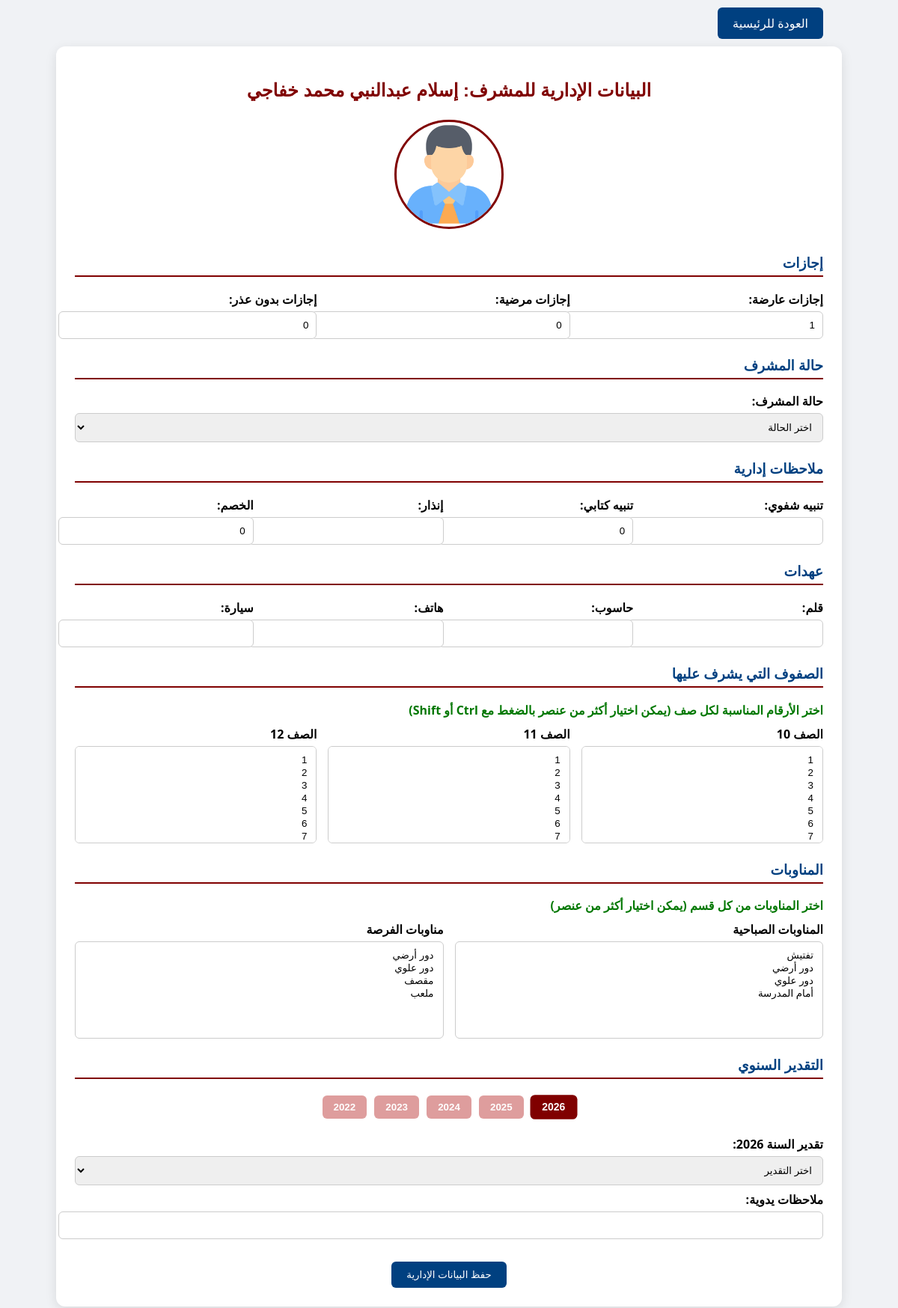
Page /supervisor_admin.php?id=29078802740 (signed in) on the committed database.
### tables this page shows
CREATE TABLE `supervisors_data` (
  `employee_id` varchar(50) NOT NULL,
  `full_name` varchar(255) DEFAULT NULL,
  `personal_id` varchar(50) DEFAULT NULL,
  `birth_date` date DEFAULT NULL,
  `nationality` varchar(50) DEFAULT NULL,
  `gender` varchar(50) DEFAULT NULL,
  `marital_status` varchar(50) DEFAULT NULL,
  `num_children` int(11) DEFAULT NULL,
  `driving_license` varchar(20) DEFAULT NULL,
  `job_title` varchar(100) DEFAULT NULL,
  `experience` int(11) DEFAULT NULL,
  `degree` varchar(100) DEFAULT NULL,
  `major` varchar(100) DEFAULT NULL,
  `university` varchar(100) DEFAULT NULL,
  `graduation_year` int(11) DEFAULT NULL,
  `courses` text DEFAULT NULL,
  `skills` text DEFAULT NULL,
  `year_of_assignment` int(11) DEFAULT NULL,
  `phone_mobile` varchar(20) DEFAULT NULL,
  `phone_home` varchar(20) DEFAULT NULL,
  `emergency_phone` varchar(20) DEFAULT NULL,
  `address_qatar` varchar(255) DEFAULT NULL,
  `address_home` varchar(255) DEFAULT NULL,
  `employee_number` varchar(50) DEFAULT NULL,
  `sponsorship` varchar(50) DEFAULT NULL,
  `teams_account` varchar(100) DEFAULT NULL,
  `attendance_platform` varchar(100) DEFAULT NULL,
  `photo` varchar(255) DEFAULT 'avatar.png',
  `stage` enum('ابتدائي','اعدادي','ثانوي') NOT NULL DEFAULT 'ابتدائي'
);

CREATE TABLE `supervisor_admin` (
  `id` int(11) NOT NULL,
  `employee_id` varchar(50) DEFAULT NULL,
  `leave_casual` int(11) DEFAULT 0,
  `leave_sick` int(11) DEFAULT 0,
  `leave_unexcused` int(11) DEFAULT 0,
  `supervisor_status` varchar(100) DEFAULT '',
  `note_verbal` text DEFAULT NULL,
  `note_written` text DEFAULT NULL,
  `note_warning` text DEFAULT NULL,
  `note_discount` int(11) NOT NULL DEFAULT 0,
  `assets_pen` varchar(255) DEFAULT '',
  `assets_pc` varchar(255) DEFAULT '',
  `assets_phone` varchar(255) DEFAULT '',
  `assets_car` varchar(255) DEFAULT '',
  `image` varchar(255) DEFAULT 'avatar.png'
);

### supervisor_admin.php (the view, shortened to what this page needs)
<?php
include("db.php");
$current_stage = $_SESSION['stage'] ?? '';
$employee_id = $_GET['id'] ?? '';
$stmt_sd = $conn->prepare("
    SELECT * FROM supervisors_data
    WHERE employee_id = ? AND stage = ?
");
$stmt_sd->bind_param("ss", $employee_id, $current_stage);
$stmt_sd->execute();
$res_sd = $stmt_sd->get_result();
$supervisor = $res_sd->fetch_assoc();
$employee_name = $supervisor['full_name'] ?? $employee_id;
$stmt = $conn->prepare("SELECT * FROM supervisor_admin WHERE employee_id = ?");
$stmt->bind_param("s", $employee_id);
$stmt->execute();
$res = $stmt->get_result();
$admin = $res->fetch_assoc();
$current_classes = [];
$morning_shifts = [];
$break_shifts = [];
$current_year = date("Y");
$years = [];
for($i=0;$i<5;$i++) $years[] = $current_year-$i;
$annual_notes = [];
?>
<!DOCTYPE html>
<html lang="ar" dir="rtl">
<head>
</head>
<body>
</body>
</html>
<!DOCTYPE html>
<html lang="ar" dir="rtl">
<head>
</head>
<body>
<div style="text-align:right; max-width:1000px; margin:20px auto;">
    <a href="index_supervisors.php" style="text-decoration:none; background:#004080; color:#fff; padding:10px 20px; border-radius:6px;">العودة للرئيسية</a>
</div>
<form method="POST" enctype="multipart/form-data">
    <h2>البيانات الإدارية للمشرف: <?php echo htmlspecialchars($employee_name); ?></h2>
    <div style="margin-bottom:30px; text-align:center;">
        <?php
           $displayImage = !empty($supervisor['photo']) ? $supervisor['photo'] : 'avatar.png';
        ?>
        <img src="uploads/supervisors/<?php echo htmlspecialchars($displayImage); ?>"
             style="width:140px; height:140px; border-radius:50%; object-fit:cover; border:3px solid #800000;"><br>
    </div>
    <h3>إجازات</h3>
    <section class="grid">
        <div><label>إجازات عارضة:</label><input type="number" name="leave_casual" value="<?php echo htmlspecialchars($admin['leave_casual'] ?? 0); ?>"></div>
        <div><label>إجازات مرضية:</label><input type="number" name="leave_sick" value="<?php echo htmlspecialchars($admin['leave_sick'] ?? 0); ?>"></div>
        <div><label>إجازات بدون عذر:</label><input type="number" name="leave_unexcused" value="<?php echo htmlspecialchars($admin['leave_unexcused'] ?? 0); ?>"></div>
    </section>
    <h3>حالة المشرف</h3>
    <div style="margin-bottom:20px;">
        <label>حالة المشرف:</label>
        <select name="teacher_status">
            <option value="">اختر الحالة</option>
        </select>
    </div>
    <h3>ملاحظات إدارية</h3>
    <section class="grid">
        <div><label>تنبيه شفوي:</label><input type="text" name="note_verbal" value="<?php echo htmlspecialchars($admin['note_verbal'] ?? ''); ?>"></div>
        <div><label>تنبيه كتابي:</label><input type="text" name="note_written" value="<?php echo htmlspecialchars($admin['note_written'] ?? ''); ?>"></div>
        <div><label>إنذار:</label><input type="text" name="note_warning" value="<?php echo htmlspecialchars($admin['note_warning'] ?? ''); ?>"></div>
        <div><label>الخصم:</label><input type="number" name="note_discount" value="<?php echo htmlspecialchars($admin['note_discount'] ?? 0); ?>"></div>
    </section>
    <h3>عهدات</h3>
    <section class="grid">
        <div><label>قلم:</label><input type="text" name="assets_pen" value="<?php echo htmlspecialchars($admin['assets_pen'] ?? ''); ?>"></div>
        <div><label>حاسوب:</label><input type="text" name="assets_pc" value="<?php echo htmlspecialchars($admin['assets_pc'] ?? ''); ?>"></div>
        <div><label>هاتف:</label><input type="text" name="assets_phone" value="<?php echo htmlspecialchars($admin['assets_phone'] ?? ''); ?>"></div>
        <div><label>سيارة:</label><input type="text" name="assets_car" value="<?php echo htmlspecialchars($admin['assets_car'] ?? ''); ?>"></div>
    </section>
    <h3>الصفوف التي يشرف عليها</h3>
    <p class="note">اختر الأرقام المناسبة لكل صف (يمكن اختيار أكثر من عنصر بالضغط مع Ctrl أو Shift)</p>
    <section class="grid">
        <div>
            <label>الصف 10</label>
            <select name="classes_10[]" multiple class="multiselect">
                <?php for($i=1;$i<=7;$i++): $sel = in_array($i, $current_classes[10] ?? []) ? 'selected' : ''; ?>
                    <option value="<?php echo $i; ?>" <?php echo $sel; ?>><?php echo $i; ?></option>
                <?php endfor; ?>
            </select>
        </div>
        <div>
            <label>الصف 11</label>
            <select name="classes_11[]" multiple class="multiselect">
                <?php for($i=1;$i<=7;$i++): $sel = in_array($i, $current_classes[11] ?? []) ? 'selected' : ''; ?>
                    <option value="<?php echo $i; ?>" <?php echo $sel; ?>><?php echo $i; ?></option>
                <?php endfor; ?>
            </select>
        </div>
        <div>
            <label>الصف 12</label>
            <select name="classes_12[]" multiple class="multiselect">
                <?php for($i=1;$i<=7;$i++): $sel = in_array($i, $current_classes[12] ?? []) ? 'selected' : ''; ?>
                    <option value="<?php echo $i; ?>" <?php echo $sel; ?>><?php echo $i; ?></option>
                <?php endfor; ?>
            </select>
        </div>
    </section>
    <h3>المناوبات</h3>
    <div class="note">اختر المناوبات من كل قسم (يمكن اختيار أكثر من عنصر)</div>
    <section class="grid">
        <div>
            <label>المناوبات الصباحية  </label>
            <select name="morning_shifts[]" multiple class="multiselect">
                <?php
                $morning_opts = ['تفتيش','دور أرضي','دور علوي','أمام المدرسة'];
                foreach($morning_opts as $opt){
                    $sel = in_array($opt, $morning_shifts) ? 'selected' : '';
                    echo "<option value=\"".htmlspecialchars($opt)."\" $sel>".htmlspecialchars($opt)."</option>";
                }
                ?>
            </select>
        </div>
        <div>
            <label>مناوبات الفرصة</label>
            <select name="break_shifts[]" multiple class="multiselect">
                <?php
                $break_opts = ['دور أرضي','دور علوي','مقصف','ملعب'];
                foreach($break_opts as $opt){
                    $sel = in_array($opt, $break_shifts) ? 'selected' : '';
                    echo "<option value=\"".htmlspecialchars($opt)."\" $sel>".htmlspecialchars($opt)."</option>";
                }
                ?>
            </select>
        </div>
    </section>
    <h3>التقدير السنوي</h3>
    <div class="tab-buttons">
        <?php foreach($years as $index => $y): ?>
            <button type="button" onclick="showTab(<?php echo $index; ?>)" <?php echo $index===0?'class="active"':''; ?>><?php echo $y; ?></button>
        <?php endforeach; ?>
    </div>
    <?php foreach($years as $index => $y): ?>
    <div class="tab <?php echo $index===0?'active':''; ?>">
        <label>تقدير السنة <?php echo $y; ?>:</label>
        <select name="rating_<?php echo $y; ?>">
            <option value="">اختر التقدير</option>
        </select>
        <div style="margin-top:8px;">
            <label>ملاحظات يدوية:</label>
            <input type="text" name="note_nails_<?php echo $y; ?>" value="<?php echo htmlspecialchars($annual_notes[$y]['manual_note'] ?? ''); ?>">
        </div>
    </div>
    <?php endforeach; ?>
    <div style="text-align:center; margin-top:30px;">
        <button type="submit">حفظ البيانات الإدارية</button>
    </div>
</form>
</body>
</html>

### supervisor_admin.php (style rules this page uses)
body { font-family: 'Segoe UI', Tahoma, Geneva, Verdana, sans-serif; background: #f0f2f5; direction: rtl; }
h2,h3 { font-family: 'Cairo', sans-serif; }
h2 { color:#800000; text-align:center; margin-bottom:25px; }
h3 { color:#004080; border-bottom:2px solid #800000; padding-bottom:5px; margin-top:25px; }
form { max-width:1000px; margin:0 auto; background:#fff; padding:25px; border-radius:12px; box-shadow:0 4px 15px rgba(0,0,0,0.1); }
input[type="text"], input[type="number"], select { width:100%; padding:10px; border:1px solid #ccc; border-radius:6px; transition: all 0.3s ease; }
button { transition: all 0.3s ease; padding:10px 20px; background:#004080; color:#fff; border:none; border-radius:6px; cursor:pointer; }
section.grid { display:grid; grid-template-columns:repeat(auto-fit,minmax(220px,1fr)); gap:15px; }
label { font-weight:bold; margin-bottom:5px; display:block; }
.tab { display:none; }
.tab.active { display:block; }
.tab-buttons { text-align:center; margin-bottom:20px; }
.tab-buttons button { padding:8px 15px; border:none; border-radius:6px; background: rgba(219, 147, 147, 0.9); margin:3px; cursor:pointer; transition:0.3s; font-weight:bold; }
.tab-buttons button.active { background:#800000; color:#fff; transform:scale(1.05); }
.multiselect { height:130px; }
.note { color: #007700; font-weight:bold; margin-bottom:10px; }

### rows in the picture
supervisors_data: full_name "إسلام عبدالنبي محمد خفاجي", photo (placeholder picture)
supervisor_admin: leave_casual "1", leave_sick "0", leave_unexcused "0", note_written "0", note_discount "0"

### other values in the picture
$y "2026"
$y "2025"
$y "2024"
$y "2023"
$y "2022"
